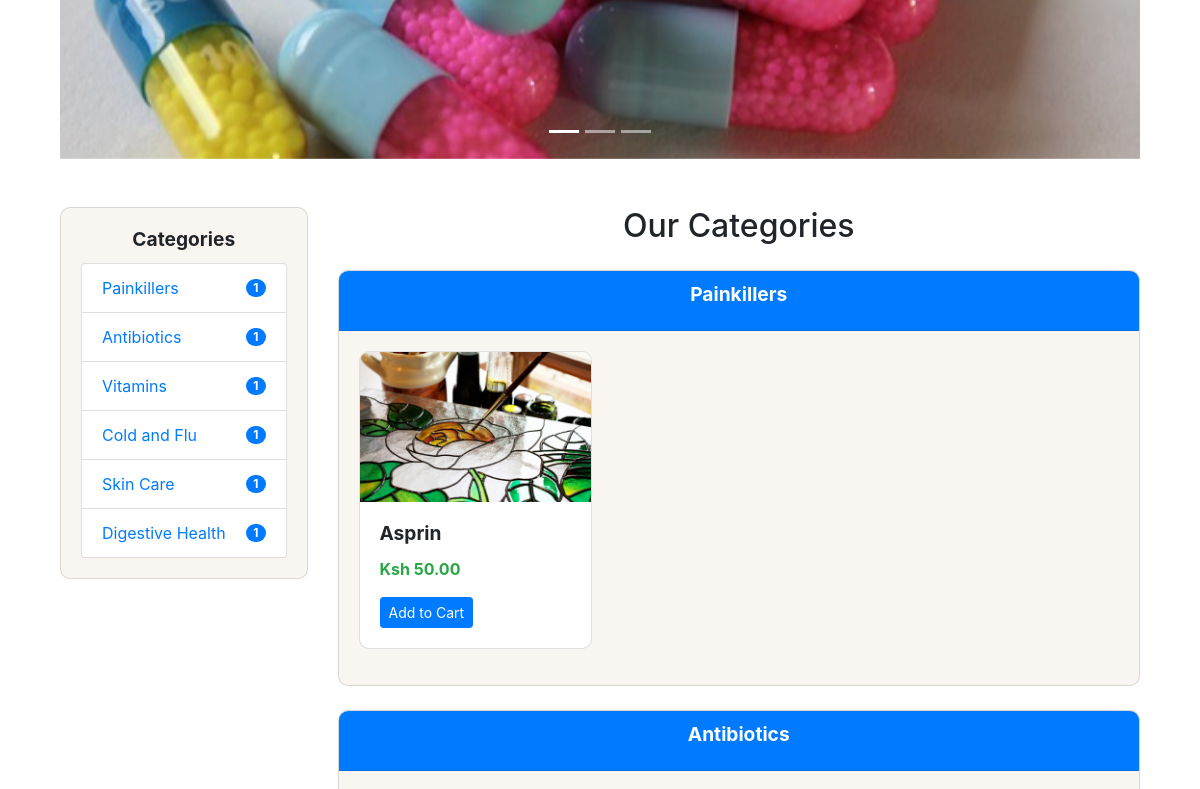
The app's page / (middle part), older data.
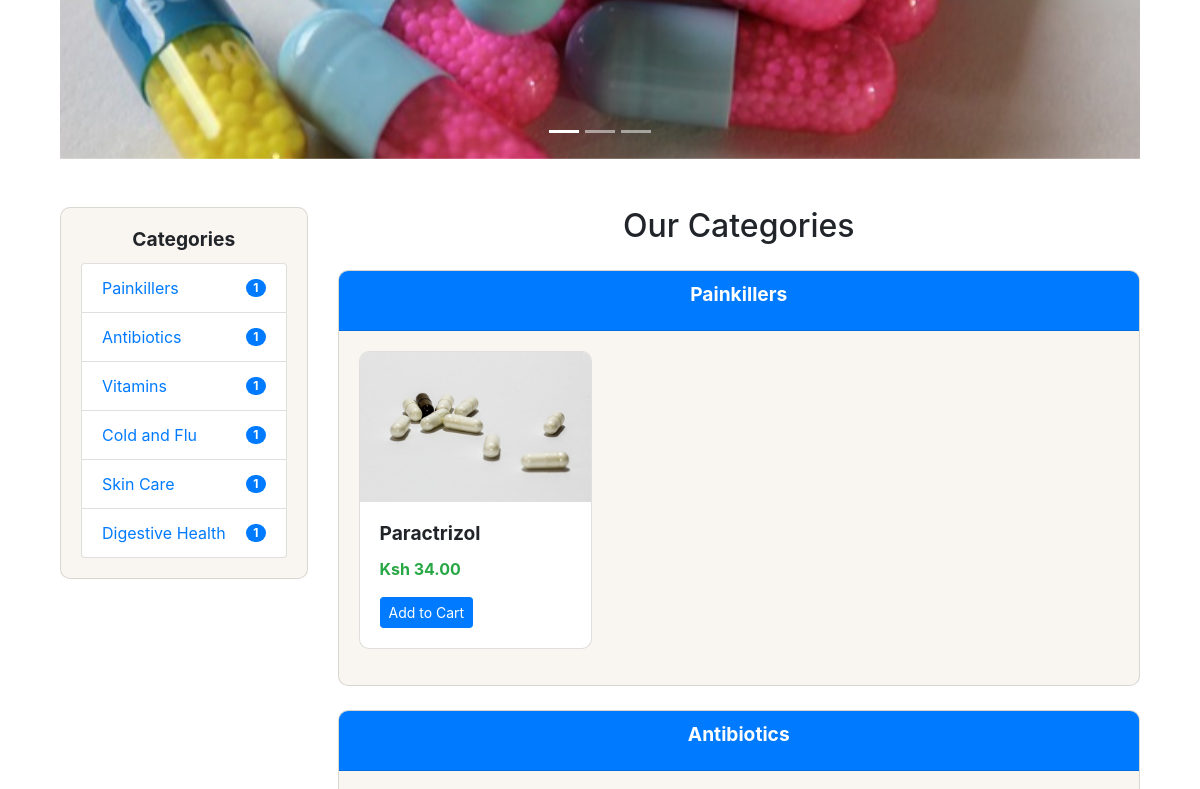
The same page, newer data.
### pharmacy_app/models.py (models this page shows, shortened)
class Medicine(models.Model):
    name = models.CharField(max_length=100)
    category = models.CharField(max_length=50)
    price = models.DecimalField(max_digits=10, decimal_places=2)
    stock = models.PositiveIntegerField()
    description = models.TextField()
    image = models.ImageField(upload_to='medicine_images/', blank=True, null=True)

### pharmacy_app/views.py (the view)
# urls.py: 2. Add a URL to urlpatterns:  path('', views.home, name='home')
def home(request):
    medicines = Medicine.objects.all()
    medicines_by_category = {
        'Painkillers': Medicine.objects.filter(category='Painkillers')[:4],
        'Antibiotics': Medicine.objects.filter(category='Antibiotics')[:4],
        'Vitamins': Medicine.objects.filter(category='Vitamins')[:4],
        'Cold and Flu' : Medicine.objects.filter(category='Cold and Flu')[:4],
        'Skin Care' : Medicine.objects.filter(category='Skin Care')[:4],
        'Digestive Health' : Medicine.objects.filter(category='Digestive Health')[:4]
    }
    carousel_images = [
        'images/medicine2.jpg',
        'images/capsules.jpg',
        'images/tablets.jpg',
    ]
    context = {
        'medicines_by_category': medicines_by_category,
        'carousel_images': carousel_images,
    }
    return render(request, 'home.html', context)

### pharmacy_app/templates/home.html (shortened to what this page needs)
{% extends "base.html" %}
{% load static %}
{% block content %}
<div class="container mt-4">
  <div id="carouselExampleIndicators" class="carousel slide" data-ride="carousel">
            <ol class="carousel-indicators">
                {% for image in carousel_images %}
                <li data-target="#carouselExampleIndicators" data-slide-to="{{ forloop.counter0 }}" class="{% if forloop.first %}active{% endif %}"></li>
                {% endfor %}
            </ol>
            <div class="carousel-inner">
                {% for image in carousel_images %}
                <div class="carousel-item {% if forloop.first %}active{% endif %}">
                    <img src="{% static image %}" class="d-block w-100" alt="Banner {{ forloop.counter }}">
                </div>
                {% endfor %}
            </div>
            <a class="carousel-control-prev" href="#carouselExampleIndicators" role="button" data-slide="prev">
            </a>
            <a class="carousel-control-next" href="#carouselExampleIndicators" role="button" data-slide="next">
            </a>
        </div>
  <div class="row">
    <div class="col-md-3 mt-5">
      <div class="card sticky-top" style="background-color: #f9f5f0;">
        <div class="card-body">
          <h5 class="card-title text-center">Categories</h5>
          <ul class="list-group">
            {% for category, medicines in medicines_by_category.items %}
            <li class="list-group-item d-flex justify-content-between align-items-center">
              <a href="#{{ category|slugify }}" class="text-decoration-none">{{ category }}</a>
              <span class="badge badge-primary badge-pill">{{ medicines|length }}</span>
            </li>
            {% endfor %}
          </ul>
        </div>
      </div>
    </div>
    <div class="col-md-9">
      <div class="py-5">
        <h2 id="our-categories" class="text-center">Our Categories</h2>
        {% for category, medicines in medicines_by_category.items %}
        <div id="{{ category|slugify }}" class="card my-4" style="background-color: #f9f5f0;">
          <div class="card-header bg-primary text-white">
            <h3 class="card-title text-center">{{ category }}</h3>
          </div>
          <div class="card-body">
            <div class="row">
              {% for medicine in medicines %}
              <div class="col-md-4 mb-3">
                <div class="card">
                  {% if medicine.image %}
                  <img class="card-img-top" src="{{ medicine.image.url }}" alt="{{ medicine.name }}" style="height: 150px;">
                  {% else %}
                  <img class="card-img-top" src="{% static 'images/img.png' %}" alt="No Image" style="height: 150px;">
                  {% endif %}
                  <div class="card-body">
                    <h5 class="card-title">{{ medicine.name }}</h5>
                    <p class="text-success"><strong>Ksh {{ medicine.price }}</strong></p>
                    <a href="{% url 'add_to_cart' medicine.pk %}" class="btn btn-primary btn-sm">Add to Cart</a>
                  </div>
                </div>
              </div>
              {% endfor %}
            </div>
          </div>
        </div>
        {% endfor %}
      </div>
    </div>
  </div>
</div>
{% endblock %}

Row changes from the older to the newer data that the page shows:
removed Medicine: image (picture), name "Asprin", price "50.00"
added Medicine: image (picture), name "Paractrizol", price "34.00"
